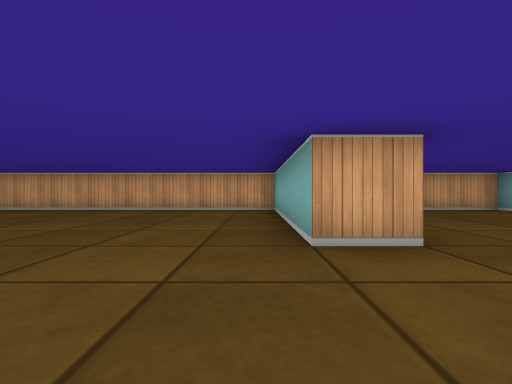
view 1 (above)

18 first-person views from a walk through a cub3D level. The camera is about half as high as the walls, looks level and sees 85° across. The floor is counted in squares. Each view is taken from the middle of a square. On the plan, view 1 faces up. The plan holds only what a view shows up to about 9 squares ahead; the rest is blank.

view 2
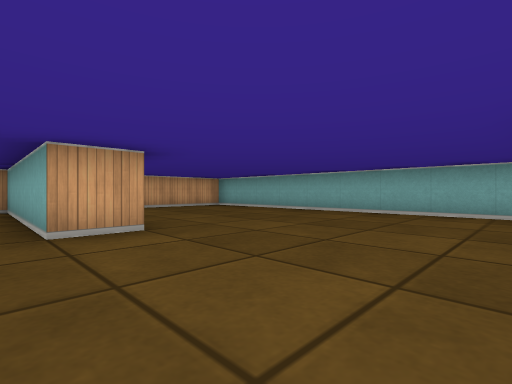

view 3
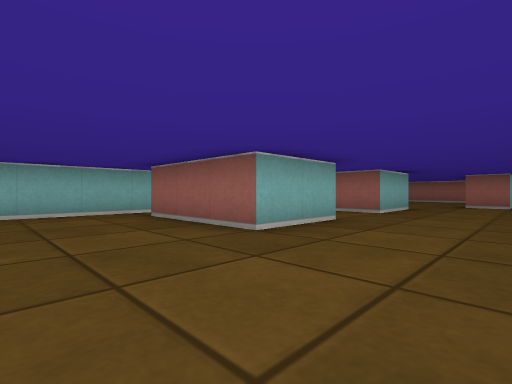

view 4
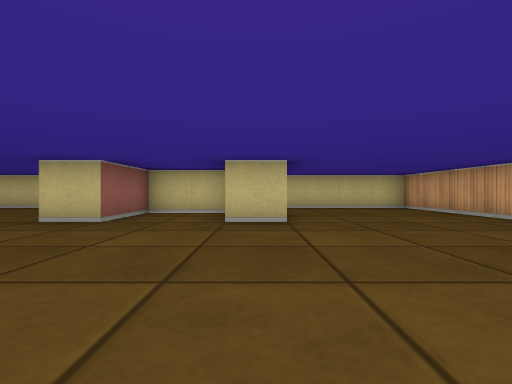

view 5
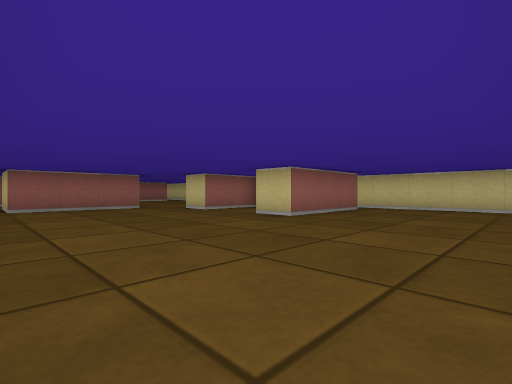

view 6
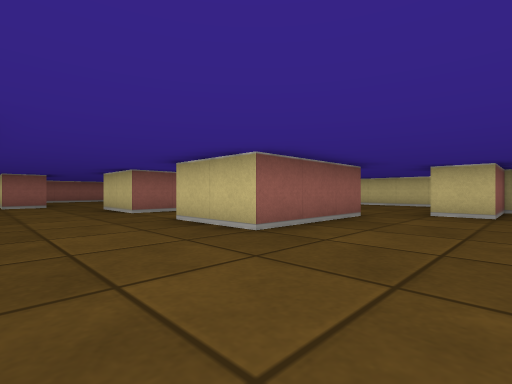

view 7
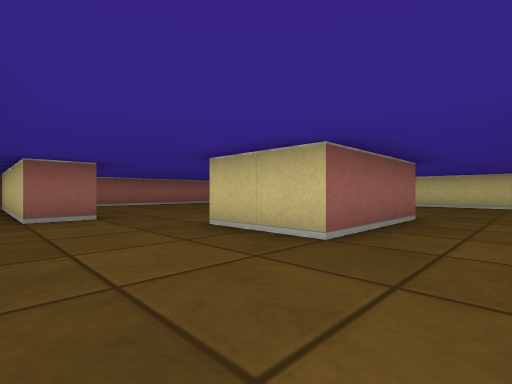

view 8
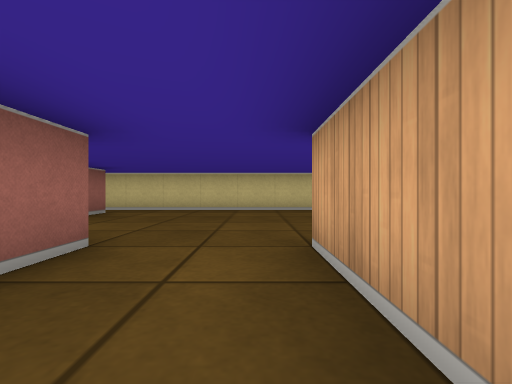

view 9
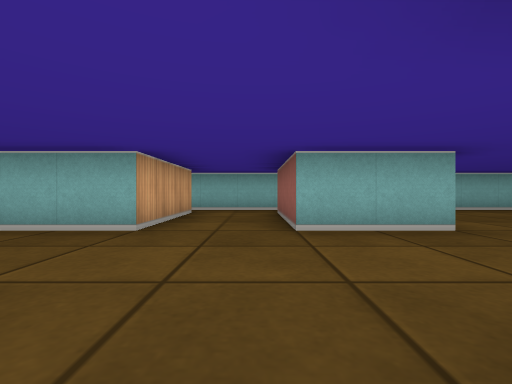

view 10
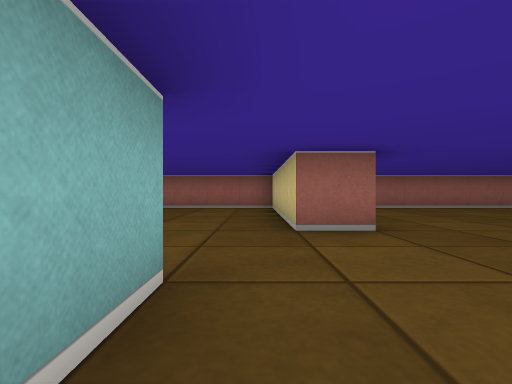

view 11
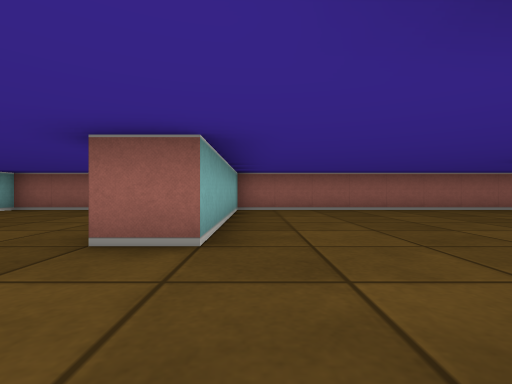

view 12
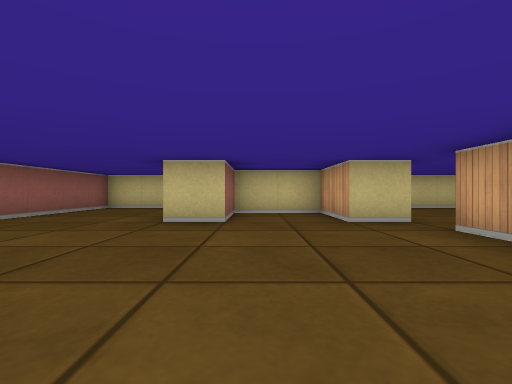

view 13
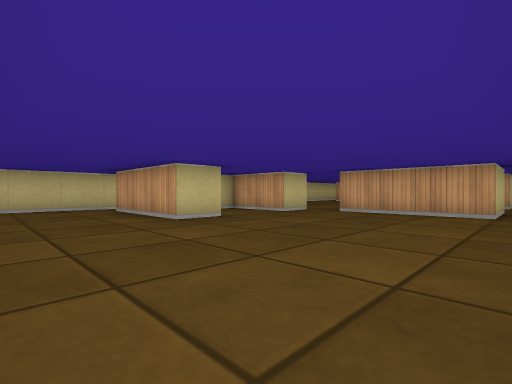

view 14
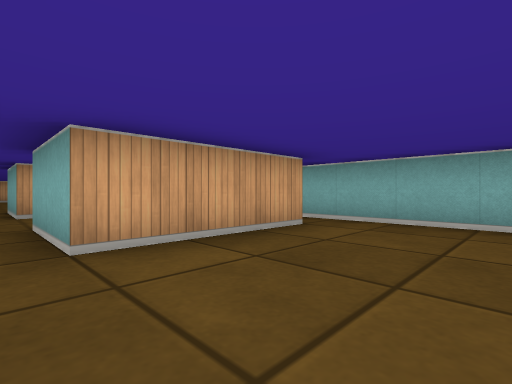

view 15
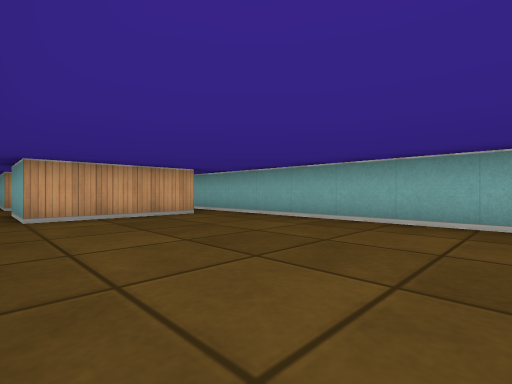

view 16
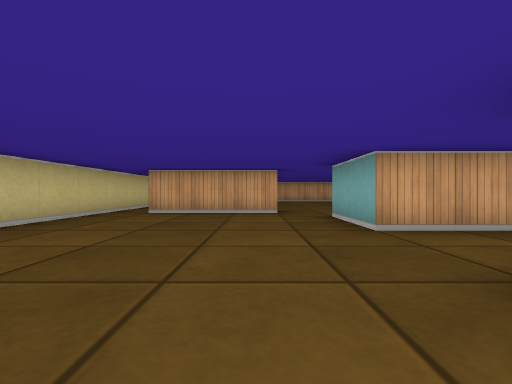

view 17
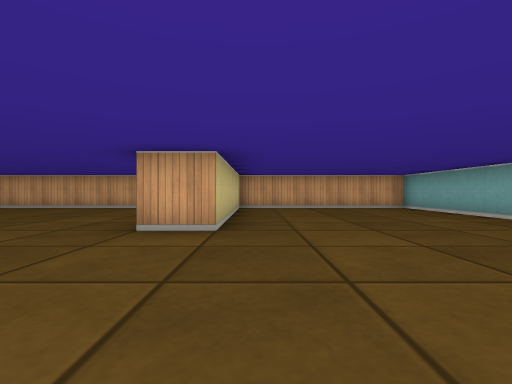

view 18
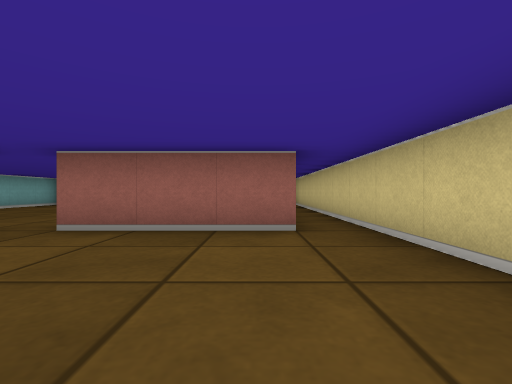

### Floor plan
Ten units are one square. View 1 is at (0, 0); x grows to the right and y downward. Boxes are objects, and circles mark ways between rooms. Rooms are numbered by the first view taken in them; rooms with no view inside come last. Other rooms are left out.
<svg viewBox="-90 -80 160 230">
<path fill="none" stroke="#000" d="M-35 15 -5 15 -5 35 -35 35M-65 -24 -65 -5 -45 -5 -45 5 -55 5M55 35 25 35 25 15 55 15M-35 55 -5 55 -5 75 -15 75M-75 -35 -45 -35 -45 -25M25 75 25 55 54 55M65 55 65 -75 15 -75 15 -25 5 -25 5 -75 -85 -75 -85 5M5 95 15 95M-45 75 -45 85 -65 85 -65 105 -45 105 -45 115 -75 115M-15 75 -35 75M-85 115 -85 145 5 145 5 95M15 95 15 145 65 145 65 55M55 75 25 75M-75 75 -45 75M-35 35 -35 15M-55 5 -75 5M-85 5 -85 115"/>
<circle cx="0" cy="83" r="3" fill="#2a7"/>
<circle cx="25" cy="85" r="3" fill="#2a7"/>
<circle cx="60" cy="65" r="3" fill="#2a7"/>
<circle cx="-48" cy="22" r="3" fill="#2a7"/>
<circle cx="-40" cy="80" r="3" fill="#2a7"/>
<circle cx="-80" cy="120" r="3" fill="#2a7"/>
<text x="0" y="-10">1</text>
<text x="-30" y="110">2</text>
<text x="40" y="110">3</text>
<text x="-60" y="50">4</text>
</svg>
Room 1 opens to room 2. Room 1 opens to room 3. Room 1 opens to room 4. Room 2 opens to room 4.

Where each view was taken, in squares from view 1:
view 1: 0 up, 0 right, facing up
view 2: 1 down, 0 right, facing up-right
view 3: 1 up, 0 right, facing down-right
view 4: 3 up, 0 right, facing left
view 5: 7 up, 0 right, facing down-left
view 6: 1 up, 2 right, facing down-left
view 7: 4 down, 2 right, facing down-left
view 8: 4 down, 1 left, facing left
view 9: 5 down, 1 left, facing right
view 10: 6 down, 2 right, facing down
view 11: 7 down, 0 right, facing down
view 12: 10 down, 0 right, facing left
view 13: 14 down, 0 right, facing up-left
view 14: 10 down, 2 right, facing up-right
view 15: 13 down, 2 right, facing up-right
view 16: 7 down, 5 left, facing up
view 17: 1 down, 2 right, facing up
view 18: 4 down, 7 left, facing down
